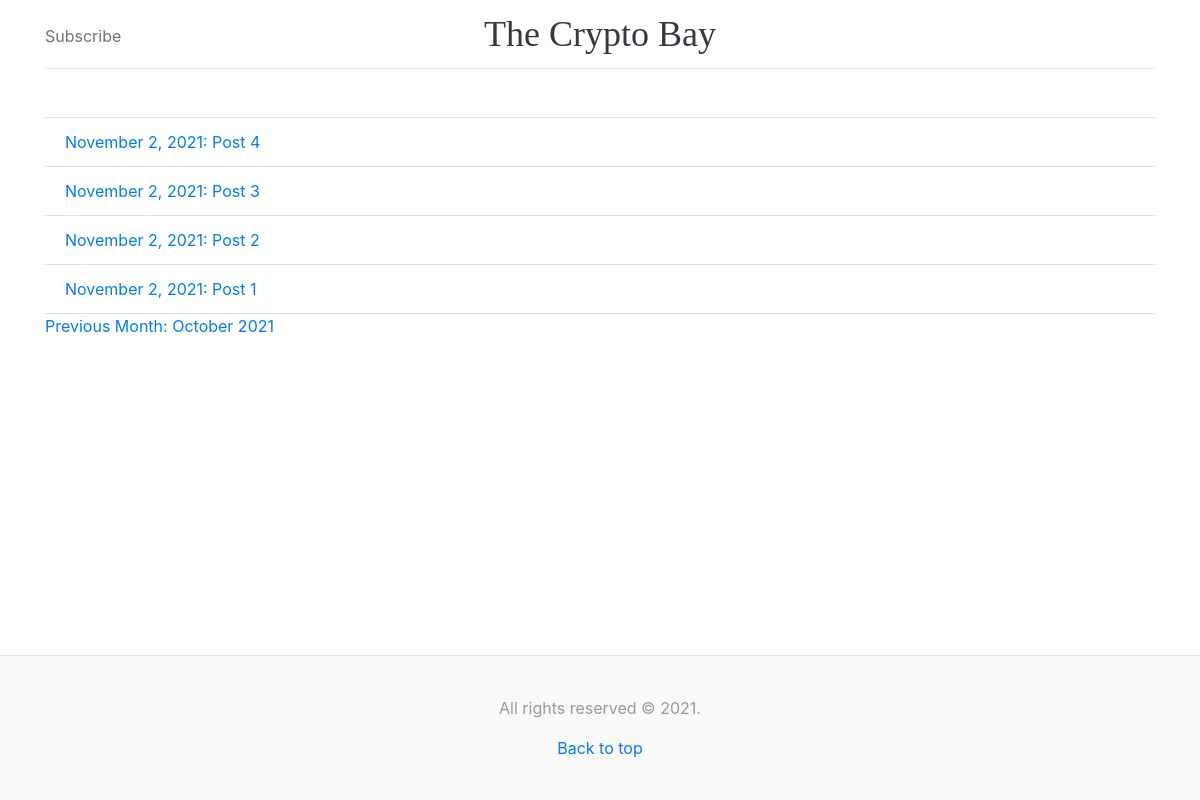
Screenshot of /2021/11/ with the database file from the repository.
### blog/models.py (models this page shows, shortened)
class Entry(models.Model):
    entry_title = models.CharField(max_length=200)
    entry_content = models.TextField()
    pub_date = models.DateTimeField('date published')

### blog/views.py (the view)
# urls.py: path('<int:year>/<int:month>/', views.EntryMonthArchiveView.as_view(
class EntryMonthArchiveView(generic.dates.MonthArchiveView):
    queryset = Entry.objects.all()
    date_field = "pub_date"

### blog/templates/blog/entry_archive_month.html (shortened to what this page needs)
{% extends "blog/base.html" %}
{% load static %}
{% block content %}
    <div class="container">
        <br><br>
        <ul class="list-group list-group-flush">
            {% for entry in object_list %}
                <li class="list-group-item"><a href="{% url 'blog:detail' entry.id %}">{{ entry.pub_date|date:"F j, Y" }}: {{ entry.entry_title }}</a></li>
            {% endfor %}
        </ul>
        <p>
            {% if previous_month %}
                <a href="{% url 'blog:archive_month_numeric' previous_month.year previous_month.month %}">Previous Month: {{ previous_month|date:"F Y" }}</a>
            {% endif %}
        </p>
    </div>
{% endblock %}

### blog/static/blog/sticky-footer.css (style rules this page uses)
html { position: relative; min-height: 100%; }
body { margin-bottom: 145px; }

### rows the page displays
Entry: pub_date "November 2, 2021", entry_title "Post 4"
Entry: pub_date "November 2, 2021", entry_title "Post 3"
Entry: pub_date "November 2, 2021", entry_title "Post 2"
Entry: pub_date "November 2, 2021", entry_title "Post 1"

### other values shown
{{ previous_month|date:"F Y" }} "October 2021"
